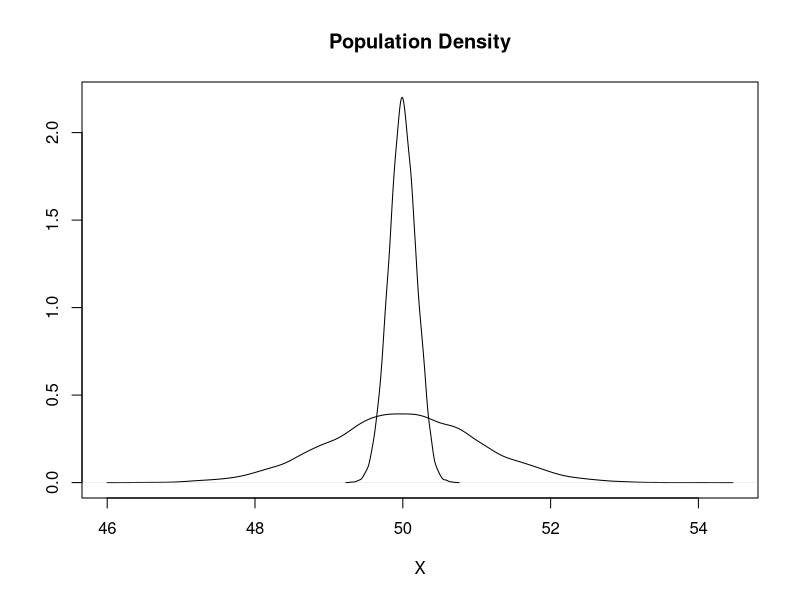

Write the R code that produced this figure.
mu <- 50
stddev <- 1
N <- 10000
pop <- rnorm(N, mean = mu, sd = stddev)

n <- 30
samp.means <- rnorm(N, mean = mu, sd = stddev / sqrt(n))
max.samp.means <- max(density(samp.means)$y)

plot(density(pop), main = "Population Density",
    ylim = c(0, max.samp.means),
    xlab = "X", ylab = "")
lines(density(samp.means))